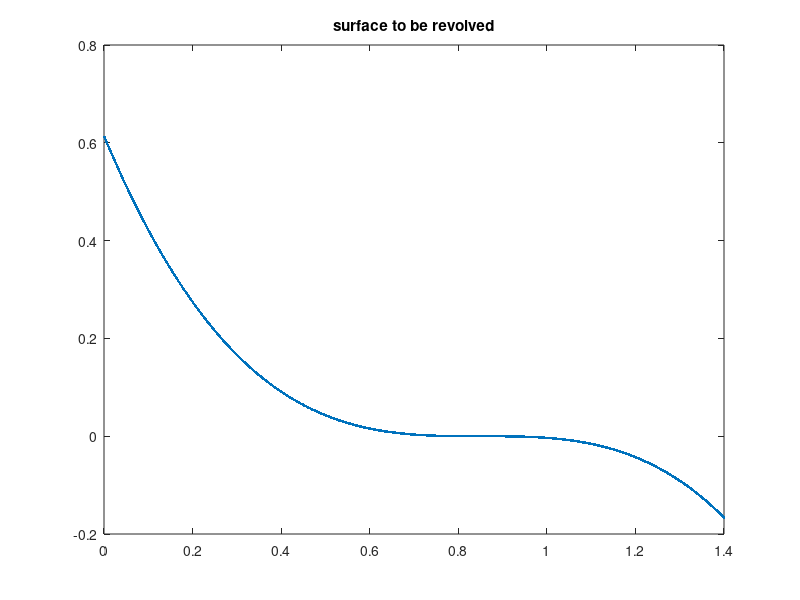

Reproduce this figure in MATLAB. (Note: this script raises an error after producing the figure.)
% Surface Revolution of a function will give us the target 3d shape that we wish to generate via tailoring
clear all; clc; close all
deltaX=0.001;
xRangeStart=deltaX; xRangeEnd=1.4;
x_Mat=xRangeStart:deltaX:xRangeEnd;
A=1;%B=1;

% Define the function which is to be revolved around y-axis.
func=@(x) -A*(x-0.85).^3;% Function to be revolved to obtain the surface

% Use func2 as well in case of piecewise fuctions
% syms func2(x);
% func2(x) = (piecewise(0<x <0.3, func(0.3), 0.3 <= x <= xRangeEnd, func(x), 1));

y_Mat=func(x_Mat);
plot(x_Mat,y_Mat,'.')
title('surface to be revolved')

%% Plot the fraction of circumference to be removed as a function of radius.
i=length(x_Mat);
Per_sub=zeros(i,1);
Frac=zeros(i,1);
r_Mat=zeros(i,1);

for j=1:1:i
    dx=0.001;
    Xmat=0:dx:x_Mat(j);
%     Ymat=-A*Xmat.^2+B*Xmat.^4;
    Ymat=eval(func(Xmat));
    r=arclength(Xmat,Ymat,'sp');
    r_Mat(j)=r;
    Per_sub(j)=2*pi*(r-x_Mat(j));
    Frac(j)=2*pi*(r-x_Mat(j))./(2*pi*r);
end
plot(r_Mat,Frac)

%% Distribute in n-Petals
figure
alpha=2; % Contraction factor given as InitalLength/ContractedLength
          % Could be replaced by a matrix instead of a constant value
alphaMat=alpha*ones(length(r_Mat),1);
sin_Mat=alpha*sin([0:pi/length(r_Mat):pi-pi/length(r_Mat)]);
% sin_Mat(1:length(r_Mat)/2)=alpha;
alpha_=sin_Mat'.*ones(length(r_Mat),1);
Left_Mat=alphaMat-alpha_;
rMat=r_Mat;
FracC=alpha_.*Frac;
n_=8;
FracLeft=Left_Mat.*Frac;
for i=2:1:length(rMat)
%     %Generate the Polar angle vector containing information about sector location and angle
%     if i>length(rMat)/2
%         n=2*n_;
%     else
%         n=n_;
%     end
    n=n_;
    ThetaMat=0:2*pi/n:2*pi-2*pi/n;
    for j=1:1:n
        Theta = ThetaMat(j)-FracC(i)*2*pi/(2*n):0.0001:ThetaMat(j)+FracC(i)*2*pi/(2*n);  
        %Generate the Radius vector
        R = rMat(i);
        %Create a grid from angle and Radius
        [ThetaG,RG] = meshgrid(Theta,R);
        %Create X,Y matrices calculated on grid.
        X = RG.*cos(ThetaG);
        Y = RG.*sin(ThetaG);
        %Calculate the function
        Z = RG;
        %Surf plot
        polarplot(ThetaG,RG,'.k','MarkerSize',3);
        hold on
        
        if(i>length(rMat)/2)
            Theta = ThetaMat(j)+(2*pi/(2*n))-FracLeft(i)*2*pi/(2*n):0.0001:...
                ThetaMat(j)+(2*pi/(2*n))+FracLeft(i)*2*pi/(2*n);  
            %Generate the Radius vector
            R = rMat(i);
            %Create a grid from angle and Radius
            [ThetaG,RG] = meshgrid(Theta,R);
            %Create X,Y matrices calculated on grid.
            X = RG.*cos(ThetaG);
            Y = RG.*sin(ThetaG);
            %Calculate the function
            Z = RG;
            %Surf plot
            polarplot(ThetaG,RG,'.k','MarkerSize',3);
            hold on
        end
    end     
end
grid off
set(gca,'RTickLabel',[]);

